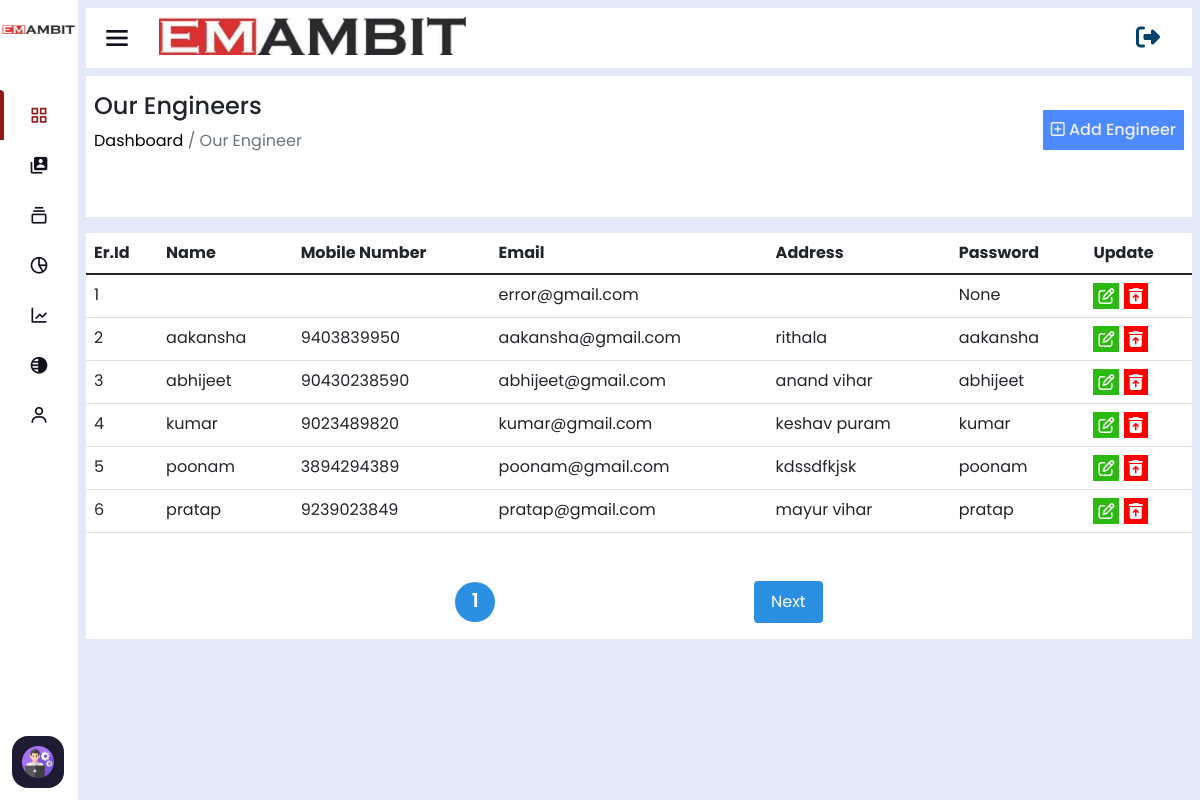
The app's page /manage-engineer/ (signed in), older data.
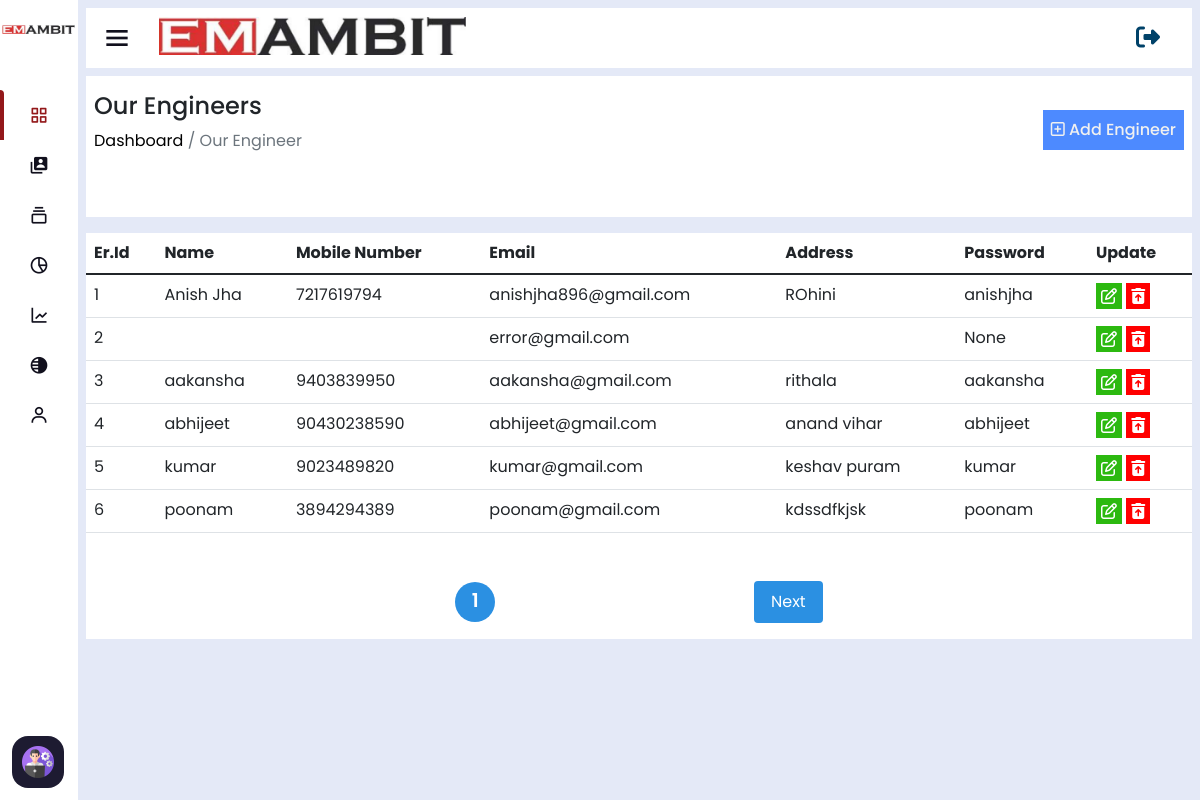
The same page, newer data.
### home/models.py (models this page shows, shortened)
class CustomUser(AbstractUser):
    username = None
    email = models.EmailField(unique=True)
    user_phone = models.CharField(max_length=50,unique=True)
    user_address=models.CharField(max_length=50)
    user_gender=models.CharField(max_length=50)
    user_status=models.CharField(max_length=100,null=True,blank=True,default='Engineer')
    total_cost=models.IntegerField(default=0,null=True,blank=True)
    visible_password=models.CharField(max_length=254,null=True,blank=True)
    attendance_status=models.CharField(max_length=250,null=True,blank=True,default="A")
    USERNAME_FIELD = 'email'
    REQUIRED_FIELDS = []
    objects = CustomUserManager()

### home/views.py (the view)
# urls.py: path('manage-engineer/',manageEngineer_view),
@login_required(login_url='/login')
def manageEngineer_view(request):
    engineers=CustomUser.objects.filter(user_status="Engineer").order_by('-id')
    p = Paginator(engineers, 6)
    page_number = request.GET.get('page')
    try:
        page_obj = p.get_page(page_number)
    except PageNotAnInteger:
        page_obj = p.page(1)
    except EmptyPage:
        page_obj = p.page(p.num_pages)
    return render(request,'our-engineer.html',{'data':page_obj})

### home/templates/our-engineer.html (shortened to what this page needs)
<!DOCTYPE html>
<html lang="en" dir="ltr">
<head>
  {% include 'header-links.html' %}
</head>
<body>
  {% include 'header.html' %}
  {% if user.is_authenticated and user.is_superuser %}
  <section class="nav-section">
    {% include 'subtitle.html' %}
    <div class="breadcum">
      <div class="flex">
        <div>
          <h2>Our Engineers</h2>
          <p> <a href="/"> Dashboard</a> / Our Engineer</p>
        </div>
        <div class="assign-engineer-btn p-2">
          <a href="/add-engineer"><i class="fa-regular fa-square-plus"></i> Add Engineer</a>
        </div>
      </div>
    </div>
    <div class="assign-engineer-table overflow-auto editable-table" style="background: white;">
      <div class="row">
        <div class="col-md-12">
          <table class="table large-table">
            <thead>
              <tr>
                <th scope="col">Er.Id</th>
                <th scope="col">Name</th>
                <th scope="col">Mobile Number</th>
                <th scope="col">Email</th>
                <th scope="col">Address</th>
                <th scope="col">Password</th>
                <th scope="col">Update</th>
              </tr>
            </thead>
            <tbody>
              {% for i in data.object_list %}
              <tr>
                <td>{{forloop.counter}}</td>
                <td>{{i.first_name}}</td>
                <td>{{i.user_phone}}</td>
                <td>{{i.email}}</td>
                <td>{{i.user_address}}</td>
                <td>{{i.visible_password}}</td>
                <td>
                  <a href="/update-engineer/{{i.id}}"><i class="fa-regular fa-pen-to-square"></i></a>
                  <a href="/delete-engineer/{{i.id}}"><i class="fa-solid fa-trash-can-arrow-up"></i></a>
                </td>
              </tr>
              {% endfor %}
            </tbody>
          </table>
          <div class="pagination">
            <span class="num" >{{data.number}}</span>
            {%if data.has_next %}
                <a class="btn next" href="?page={{data.next_page_number}}">Next</a>
            {% endif %}
          </div>
        </div>
      </div>
    </div>
  </section>
  {% else %}
  <script>
      window.location.href='/page-note-found'
  </script>
  {% endif %}
</body>
</html>

Row changes from the older to the newer data that the page shows:
no longer on this page (row unchanged): CustomUser: first_name "pratap", user_phone "9239023849", email "pratap@gmail.com", user_address "mayur vihar", visible_password "pratap"
added CustomUser: first_name "Anish Jha", user_phone "7217619794", email "anishjha896@gmail.com", user_address "ROhini", visible_password "anishjha"
